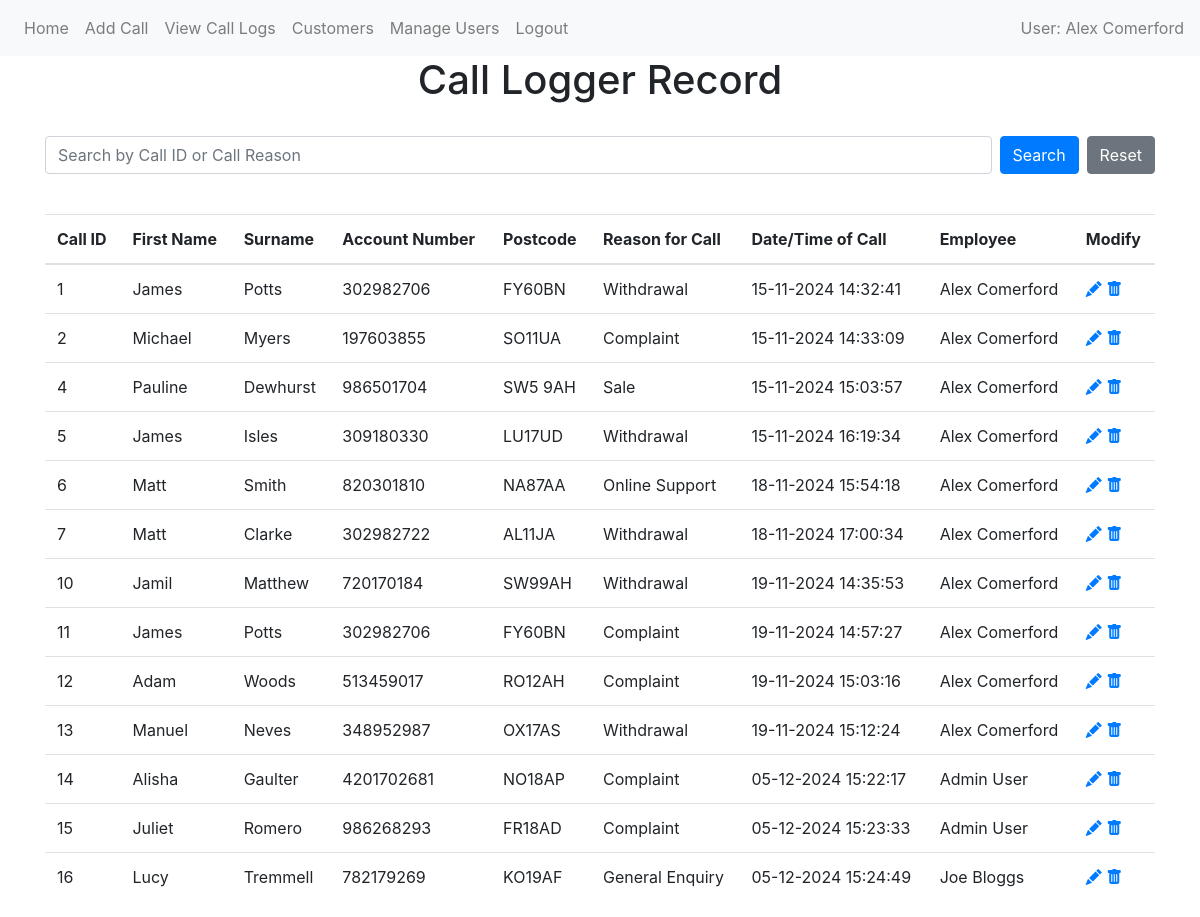
The app's page /calls (signed in), older data.
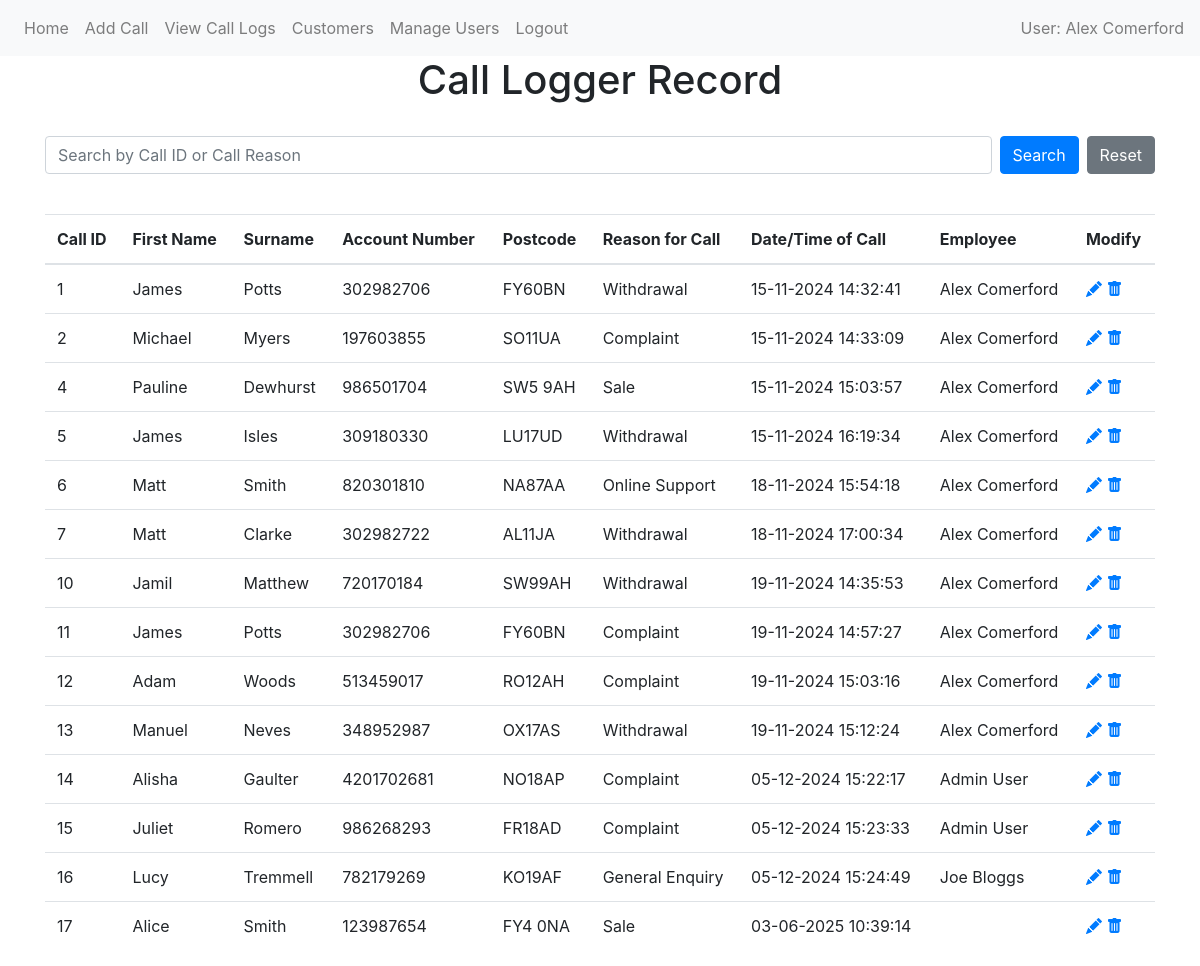
The same page, newer data.
### website/models/user.py (models this page shows)
class User(db.Model, UserMixin):
    id = db.Column(db.Integer, primary_key=True)
    email = db.Column(db.String(150), unique=True)
    password = db.Column(db.String(20))
    first_name = db.Column(db.String(50))
    last_name = db.Column(db.String(50), nullable=False)
    is_admin = db.Column(db.Boolean, default=False)
    calls_handled = db.relationship('Call', back_populates='user')

### website/models/call.py (models this page shows)
class Call(db.Model):
    id = db.Column(db.Integer, primary_key=True)
    reason_called = db.Column(db.String(150))
    date = db.Column(db.DateTime(timezone=True), default=func.now())
    user_id = db.Column(db.Integer, db.ForeignKey('user.id', name="fk_call_user_id"))
    customer_id = db.Column(db.Integer, db.ForeignKey('customer.id', name="fk_call_customer_id"))
    user = relationship('User', back_populates='calls_handled')
    customer = relationship('Customer', back_populates='calls')

### website/models/customer.py (models this page shows)
class Customer(db.Model):
    id = db.Column(db.Integer, primary_key=True)
    first_name = db.Column(db.String(100))
    last_name = db.Column(db.String(50))
    account_number = db.Column(db.Integer, unique=True)
    postcode = db.Column(db.String(8))
    calls = relationship('Call', back_populates='customer')

### website/views/calls/view.py (the view)
@views.route('/calls', methods=['GET'])
@login_required
def view_calls():
     search = request.args.get('call_search')
     if search:
        calls = Call.query.filter(
            (Call.id.ilike(f'%{search}%')) |
            (Call.reason_called.ilike(f'%{search}%'))).all()
     else:
        calls = Call.query.all()
     return render_template('calls/view.html', calls=calls, user=current_user)

### website/__init__.py (called while the page is built)
def create_app():
    app = Flask(__name__)
    app.config['SECRET_KEY'] = 'hjshjhdjah kjshkjdhjs'
    app.config['SQLALCHEMY_DATABASE_URI'] = f'sqlite:///{DB_NAME}'
    db.init_app(app)
    migrate.init_app(app, db)
    from website.models import User, Call, Customer  #Importing all models
    login_manager = LoginManager()
    login_manager.login_view = 'auth.login'
    login_manager.init_app(app)
    from .views import views
    from .views.auth import auth
    from .views.admin.manage_users import admin
    app.register_blueprint(views, url_prefix='/')
    app.register_blueprint(auth, url_prefix='/')
    app.register_blueprint(admin, url_prefix='/')
    from flask_login import current_user
    @app.context_processor
    def inject_user():
        return dict(user=current_user)
    @login_manager.user_loader
    def load_user(id):
        return User.query.get(int(id))
    return app

### website/templates/calls/view.html (shortened to what this page needs)
{% extends "shared/base.html" %}  {% block content %}
<h1 align="center">Call Logger Record</h1>
<form method="GET" action="{{ url_for('views.view_calls') }}" class="mb-3">
  <div class="d-flex">
  <input type="text" name="call_search" class="form-control" placeholder="Search by Call ID or Call Reason" value="{{ request.args.get('call_search', '') }}">
  <button type="submit" class="btn btn-primary ml-2">Search</button>
    <a href="{{ url_for('views.view_calls') }}" class="btn btn-secondary ml-2">Reset</a>
  </div>
</form>
<table class="table table-hover">
  <thead>
    <tr>
      <th>Call ID</th>
      <th>First Name</th>
      <th>Surname</th>
      <th>Account Number</th>
      <th>Postcode</th>
      <th>Reason for Call</th>
      <th>Date/Time of Call</th>
      <th>Employee</th>
      <th>Modify</th>
    </tr>
  </thead>
  <tbody>
    {% for call in calls %}
    <tr>
      <td>{{ call.id }}</td>
      <td>{{ call.customer.first_name | title }}</td>
      <td>{{ call.customer.last_name | title }}</td>
      <td>{{ call.customer.account_number }}</td>
      <td>{{ call.customer.postcode | upper }}</td>
      <td>{{ call.reason_called }}</td>
      <td>{{ call.date.strftime('%d-%m-%Y %H:%M:%S') }}</td>
      <td>
        {{ call.user.first_name | title }} {{ call.user.last_name | title }}
      </td>
      <td>
        <a href="{{ url_for('views.edit_call', id=call.id) }}">
          <i class="bi bi-pencil-fill"></i>
        </a>
        {% if current_user.is_admin %}
        <a
          href="{{ url_for('views.delete', id=call.id) }}"
          onclick="return confirm('Are you sure you want to delete this call?');"
        >
          <i class="bi bi-trash-fill"></i>
        </a>
        {% endif %}
      </td>
    </tr>
    {% endfor %}
  </tbody>
</table>
{% endblock %}

### website/templates/shared/base.html (shortened to what this page needs)
<!DOCTYPE html>
<html>
  <head>
    <link
      rel="stylesheet"
      href="https://stackpath.bootstrapcdn.com/bootstrap/4.4.1/css/bootstrap.min.css"
    />
    <link
      rel="stylesheet"
      href="https://cdn.jsdelivr.net/npm/bootstrap-icons@1.3.0/font/bootstrap-icons.css"
    />
  </head>
  <body>
    <nav class="navbar navbar-expand-lg navbar-light bg-light">
      <div class="collapse navbar-collapse" id="navbar">
        <div class="navbar-nav">
          {% if user.is_authenticated %}
          <a class="nav-item nav-link" id="home" href="/">Home</a>
          <a class="nav-item nav-link" id="Call" href="/add-call">Add Call</a>
          <a class="nav-item nav-link" id="view_call_log" href="/calls"
            >View Call Logs</a
          >
          <a class="nav-item nav-link" id="customers" href="/customers"
            >Customers</a
          >
          {% if user.is_admin %}
          <a class="nav-item nav-link" id="admin" href="/users">Manage Users</a>
          {% endif %}
          <a class="nav-item nav-link" id="logout" href="/logout">Logout</a>
          {% else %}
          <a class="nav-item nav-link" id="login" href="/login">Login</a>
          <a class="nav-item nav-link" id="register" href="/register"
            >Register</a
          >
          {% endif %}
        </div>
        {% if user.is_authenticated %}
        <span class="navbar-text ml-auto"
          >User: {{ user.first_name | title }} {{ user.last_name | title}}</span
        >
        {% endif %}
      </div>
    </nav>
    <div class="container">{% block content %} {% endblock %}</div>
  </body>
</html>

Row changes from the older to the newer data that the page shows:
added Call: id "17", customer.first_name "Alice", customer.last_name "Smith", customer.account_number "123987654", customer.postcode "FY4 0NA", reason_called "Sale", date "03-06-2025 10:39:14"
